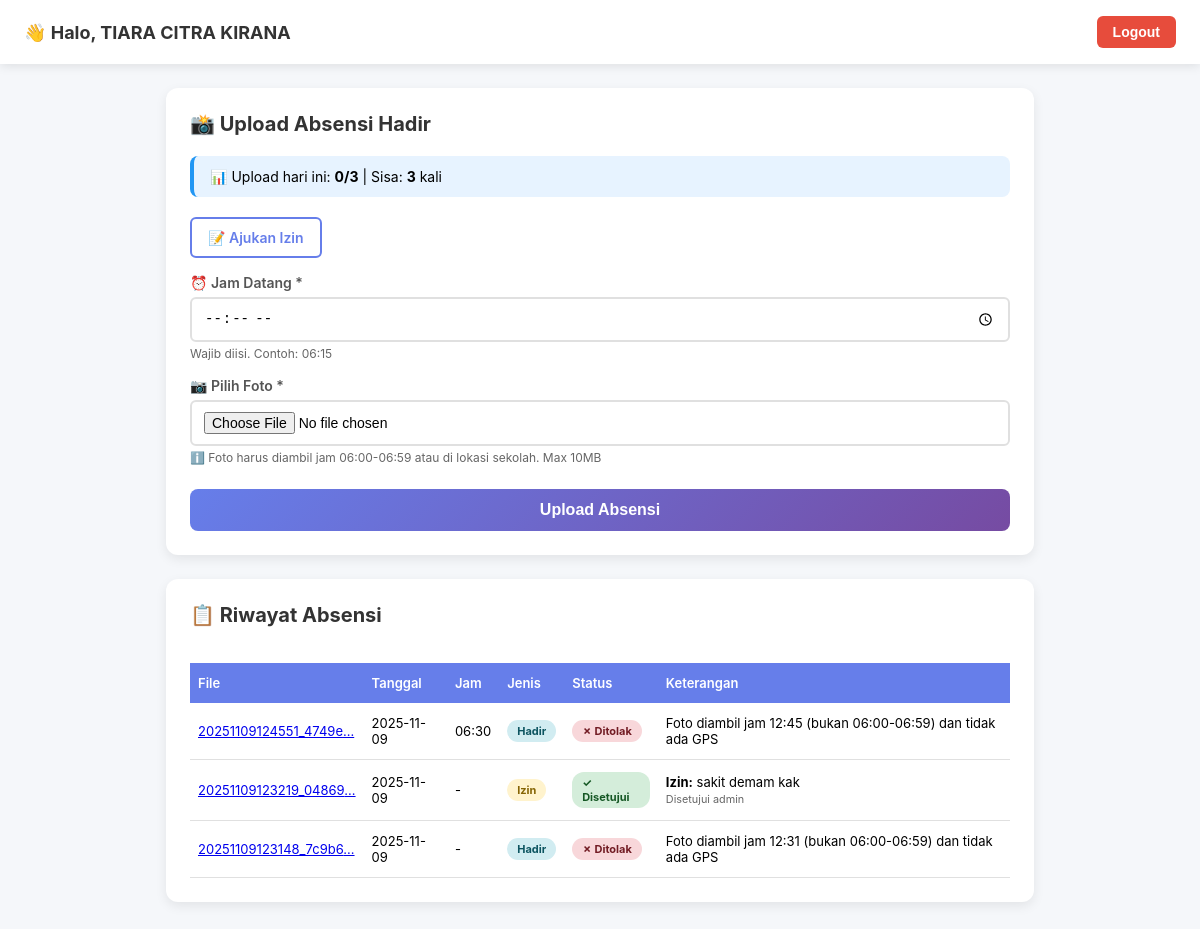
The app's page /upload (signed in), older data.
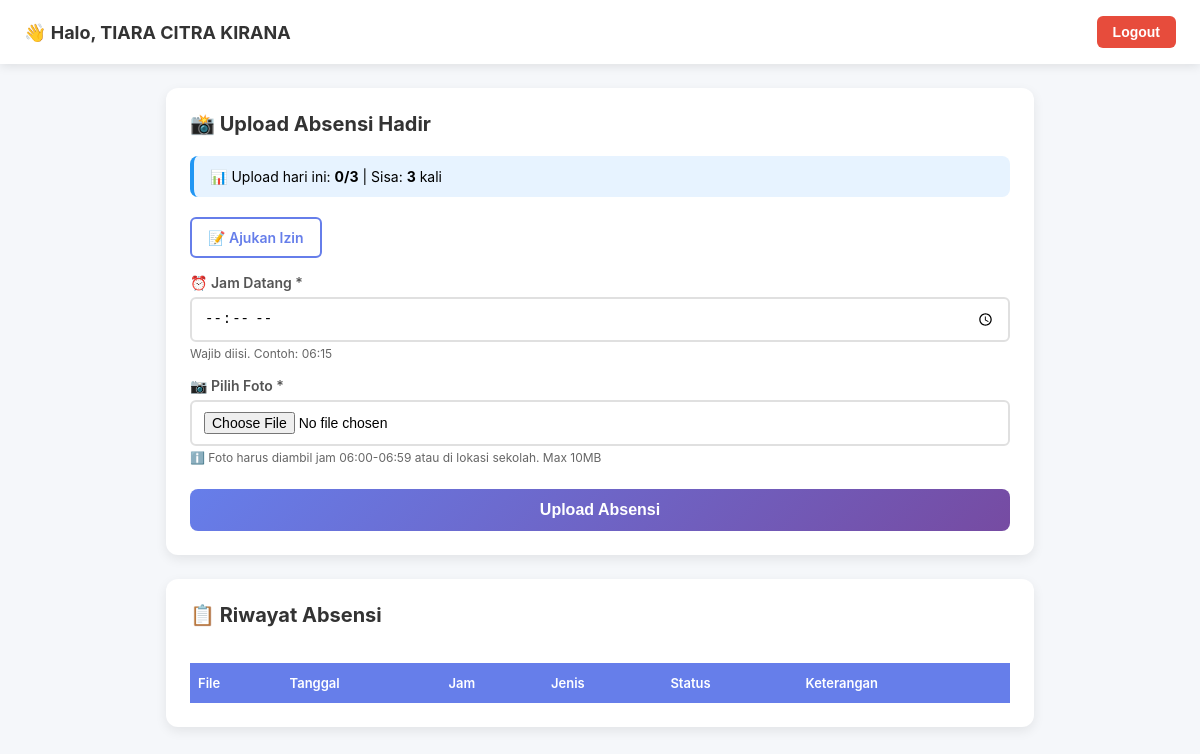
The same page, newer data.
### tables this page shows
CREATE TABLE absensi (
                    id INTEGER PRIMARY KEY AUTOINCREMENT,
                    user_id INTEGER NOT NULL,
                    filename TEXT NOT NULL,
                    tanggal TEXT NOT NULL,
                    datetime_exif TEXT,
                    latitude REAL,
                    longitude REAL,
                    status TEXT CHECK(status IN ('Pending', 'Disetujui', 'Ditolak')),
                    alasan TEXT,
                    exif_text TEXT,
                    jenis TEXT DEFAULT 'hadir' CHECK(jenis IN ('hadir', 'izin')),
                    keterangan_izin TEXT,
                    jam_datang TEXT,
                    created_at TIMESTAMP DEFAULT CURRENT_TIMESTAMP,
                    FOREIGN KEY(user_id) REFERENCES users(id) ON DELETE CASCADE
                 );

### app.py (the view, shortened to what this page needs)
@app.route('/upload', methods=['GET','POST'])
@login_required
def upload():
    upload_count = count_today_uploads(session['user_id'])
    remaining = MAX_UPLOAD_PER_DAY - upload_count
    conn = get_db_conn()
    c = conn.cursor()
    c.execute("""SELECT filename,tanggal,jenis,status,alasan,keterangan_izin,jam_datang
                 FROM absensi WHERE user_id=? ORDER BY id DESC LIMIT 50""",
              (session['user_id'],))
    rows = c.fetchall()
    conn.close()
    return render_template('index.html', username=session.get('nama'), uploads=rows,
                         upload_count=upload_count, remaining=remaining, max_upload=MAX_UPLOAD_PER_DAY)

### app.py (called while the page is built)
def login_required(f):
    @wraps(f)
    def decorated_function(*args, **kwargs):
        if 'user_id' not in session:
            flash("Silakan login terlebih dahulu", "warning")
            return redirect(url_for('login'))
        return f(*args, **kwargs)
    return decorated_function

def get_db_conn():
    conn = sqlite3.connect(DATABASE)
    conn.row_factory = sqlite3.Row
    conn.execute("PRAGMA foreign_keys = ON")
    return conn

def count_today_uploads(user_id):
    conn = get_db_conn()
    c = conn.cursor()
    today = datetime.now().strftime("%Y-%m-%d")
    c.execute("SELECT COUNT(*) as count FROM absensi WHERE user_id=? AND tanggal=?", (user_id, today))
    result = c.fetchone()
    conn.close()
    return result['count'] if result else 0

@app.after_request
def set_security_headers(response):
    response.headers['X-Content-Type-Options'] = 'nosniff'
    response.headers['X-Frame-Options'] = 'DENY'
    response.headers['X-XSS-Protection'] = '1; mode=block'
    return response

### templates/index.html (shortened to what this page needs)
<!DOCTYPE html>
<html lang="id">
<head>
</head>
<body>
  <nav>
    <div class="nav-brand">👋 Halo, {{ username | upper }}</div>
    <button class="btn btn-logout" onclick="location.href='/logout'">Logout</button>
  </nav>
  <div class="container">
    <div class="card">
      <h2 class="card-title">📸 Upload Absensi Hadir</h2>
      <div class="upload-info">
        📊 Upload hari ini: <strong>{{ upload_count }}/{{ max_upload }}</strong> |
        Sisa: <strong>{{ remaining }}</strong> kali
      </div>
      <a href="/izin" class="btn-outline">📝 Ajukan Izin</a>
      <form method="post" enctype="multipart/form-data">
        <div class="form-group">
          <label>⏰ Jam Datang *</label>
          <input type="time" name="jam_datang" required>
          <div class="helper-text">Wajib diisi. Contoh: 06:15</div>
        </div>
        <div class="form-group">
          <label>📷 Pilih Foto *</label>
          <input
            type="file"
            name="file"
            accept="image/*"
            required
          >
          <div class="helper-text">
            ℹ️ Foto harus diambil jam 06:00-06:59 atau di lokasi sekolah. Max 10MB
          </div>
        </div>
        <button
          type="submit"
          class="btn-primary"
        >
          Upload Absensi
        </button>
      </form>
    </div>
    <div class="card">
      <h2 class="card-title">📋 Riwayat Absensi</h2>
      <div style="overflow-x: auto;">
        <table>
          <thead>
            <tr>
              <th>File</th>
              <th>Tanggal</th>
              <th>Jam</th>
              <th>Jenis</th>
              <th>Status</th>
              <th>Keterangan</th>
            </tr>
          </thead>
          <tbody>
            {% for r in uploads %}
              <tr>
                <td><a href="/uploads/{{ r['filename'] }}" target="_blank">{{ r['filename'][:20] }}...</a></td>
                <td>{{ r['tanggal'] }}</td>
                <td>{{ r['jam_datang'] or '-' }}</td>
                <td>
                  <span class="badge badge-{{ r['jenis'] }}">
                    {{ r['jenis']|title }}
                  </span>
                </td>
                <td>
                  {% if r['status'] == 'Disetujui' %}
                    <span class="badge badge-success">✓ Disetujui</span>
                  {% elif r['status'] == 'Pending' %}
                    <span class="badge badge-warning">⏳ Pending</span>
                  {% else %}
                    <span class="badge badge-danger">✗ Ditolak</span>
                  {% endif %}
                </td>
                <td>
                  {% if r['jenis'] == 'izin' and r['keterangan_izin'] %}
                    <strong>Izin:</strong> {{ r['keterangan_izin'][:40] }}{% if r['keterangan_izin']|length > 40 %}...{% endif %}
                    <br><small style="color:#666;">{{ r['alasan'][:50] }}</small>
                  {% else %}
                    {{ r['alasan'][:60] }}{% if r['alasan']|length > 60 %}...{% endif %}
                  {% endif %}
                </td>
              </tr>
            {% endfor %}
          </tbody>
        </table>
      </div>
    </div>
  </div>
</body>
</html>

Row changes from the older to the newer data that the page shows:
removed absensi: filename "20251109124551_4749e", tanggal "2025-11-09", jam_datang "06:30", jenis "Hadir", status "✗ Ditolak", alasan "Foto diambil jam 12:45 (bukan 06:00-06:59) dan tidak ada GPS"
removed absensi: filename "20251109123219_04869", tanggal "2025-11-09", r "-", jenis "Izin", status "✓ Disetujui", keterangan_izin "sakit demam kak", alasan "Disetujui admin"
removed absensi: filename "20251109123148_7c9b6", tanggal "2025-11-09", r "-", jenis "Hadir", status "✗ Ditolak", alasan "Foto diambil jam 12:31 (bukan 06:00-06:59) dan tidak ada GPS"
